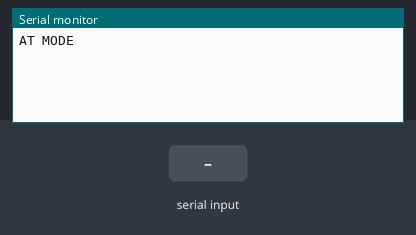
This sketch was run on a simulated Arduino Uno, built with avr-gcc and run on an emulated ATmega328P. Parts: the last lines printed to the serial monitor. Inputs (shaded band) come from the test bench.

Above: at 1.2 s.
1.3 s: "1" received over the second serial link
At 1.6 s:
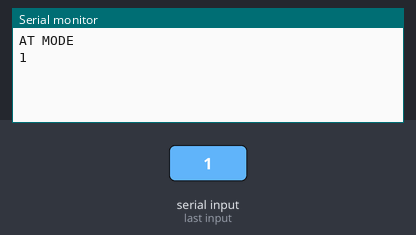
2.8 s: "0" received over the second serial link
At 4.0 s:
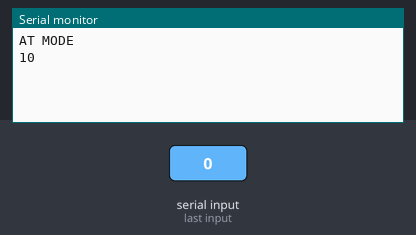

The sketch:

BLEMasterConfig.ino
```cpp
/*
 * Author : Kunchala Anil
 * Email : anilkunchalaece@gmail.com
 * Date : 13 Apr 2018
 * This sketch is used to Configure HC-05 Modules as Slave and Master
 *
 * Configuring the HC-05 Bluetooth Module as Master
 * Connection To Arduino
 *  HC-05 GND --- Arduino GND Pin
    HC-05 VCC (5V) --- Arduino 5V
    HC-05 TX --- Arduino Pin 3 (soft RX)
    HC-05 RX --- Arduino Pin 4 (soft TX)

  To Get into Command Mode Press the Little button on Right Hand Side of HC-05
  and power connect Arduino Cable to USB
 ref - http://forum.arduino.cc/index.php?topic=284789.0

 AT Commands :
AT                  :  To enter command mode
AT+NAME     :  Set/check the name of the Bluetooth module
AT+ROLE      :  set/check the role of the module; 0 – Slave, 1 – Master
AT+PSWD     :  set/check the password/PIN code
AT+ADDR     :  get module address
AT+RMAAD  :  Delete all authenticated previous paired devices
AT+CMOD    :  Set/Check connect mode
AT+UART      :  Set communication baudrate
AT+ORGL     :  Restore default
AT+RESET     :  Reset the module
AT+INIT         :  Initialize the SPP profile
AT+INQ         :  Inquiry Bluetooth Device
AT+RNAME  :  Get the Bluetooth device name
AT+LINK       :  Connect Device


 Master Configuration ::
 1. Put the module in AT mode :  To Get into Command Mode Press the Little button on Right Hand Side of HC-05 and power connect Arduino Cable to USB (HC05 bink with 2s interval)
 2. Clear all previously paired devices: AT + RMAAD
 3. Set PIN :  AT+PSWD = 1234
 4. Set Role as 1 i.e Master : AT+ROLE=1
 5. Set connect mode as “1” - This will make module to connect any module within area : AT+MODE = 1
 6. Reset : AT+ RESET

 Slave Configuration ::
 1. Put the module in AT mode
 2. Clear all previously paired devices : AT+RMADD
 3. Set role as “0” i.e slave : AT+ROLE=0
 4. Set connect mode as “1” : AT+CMODE=1
 5. Reset : AT+RESET

 After this, if both modules are powered on, they will connect and transfer data to each other transparently i.e. It would be as if the Rx and Tx connections of the two microcontrollers were directly connected to each other

 */

#include <SoftwareSerial.h>

SoftwareSerial BTSerial(3,4); // RX, TX

void setup() {
Serial.begin(9600);
Serial.println("AT MODE");
BTSerial.begin(38400); //HC-5 Default Speed in AT Mode

}

void loop(){

  //If Data Available from HC-05 send it to the Arduino
  if(BTSerial.available()){
    Serial.write(BTSerial.read());
  }

  //IF Data Available from Arduino Send it to HC-05
  if(Serial.available()){
    BTSerial.write(Serial.read());
  }

}
```

Measured:
- after the input at 1.3 s, the serial monitor: prints a new line at once (image 1)
- after the input at 2.8 s, the serial monitor: prints a new line at once (image 2)
